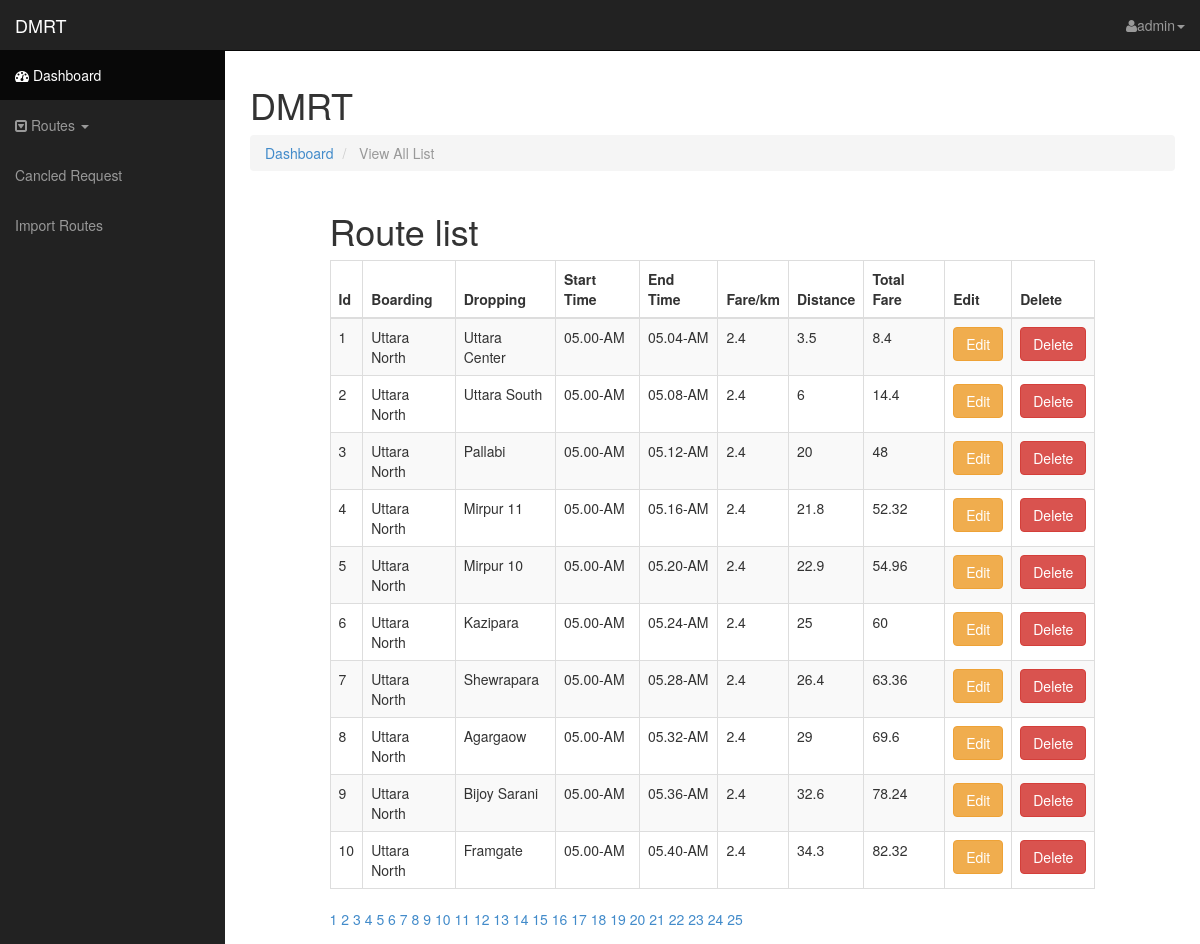
/admin/view_all_items.php (signed in), run on the app's committed database.
### tables this page shows
CREATE TABLE `route_details` (
  `rd_id` int(11) NOT NULL,
  `rd_boarding_point` varchar(255) NOT NULL,
  `rd_dropping_point` varchar(255) NOT NULL,
  `rd_start_timing` varchar(255) NOT NULL,
  `rd_end_timing` varchar(255) NOT NULL,
  `rd_fare_per_km` varchar(255) NOT NULL,
  `rd_distance` varchar(255) NOT NULL,
  `rd_total_fare` varchar(255) NOT NULL
);

### admin/lib/session.php (called while the page is built, shortened)
<?php
class Session{
	public static function get_session($key){
		if(isset($_SESSION[$key])){
			return $_SESSION[$key];
		}else{
			return false;
		}
	}
}
 ?>

### admin/lib/database.php (called while the page is built, shortened)
<?php
Class Database{
	public $host   = DB_HOST;
	public $user   = DB_USER;
	public $pass   = DB_PASS;
	public $dbname = DB_NAME;
	public $link;
	private function connectDB(){
	$this->link = new mysqli($this->host, $this->user, $this->pass, $this->dbname);
 }
	public function select($query){
		$result = $this->link->query($query) or die($this->link->error.__LINE__);
		if($result->num_rows > 0){
			return $result;
		} else {
			return false;
		}
	}
}

### admin/view_all_items.php (the view, shortened to what this page needs)
<?php require 'include/header.php'; ?>
<?php require 'include/sidebar.php'; ?>
<div id="page-wrapper">
	<div class="row">
		<div class="col-lg-12">
			<h1>DMRT<small></small></h1>
			<ol class="breadcrumb">
				<li><a href="#"><i class="icon-dashboard"></i> Dashboard</a></li>
				<li class="active"><i class="icon-file-alt"></i> View All List</li>
			</ol>
			<div class="row">
				<div class="col-md-10 col-md-offset-1">
					<?php
					$Showing_item = 10;
					if (isset($_GET['page_no'])) {
						$page_no = $_GET['page_no'];
						$page_no = $page_no*$Showing_item;
					}else{
						$page_no = 0;
					}
					$select_query = "SELECT * FROM route_details ORDER BY rd_id LIMIT $page_no, $Showing_item ";
					$rslts = $db->select($select_query);
					if ($rslts) {?>
						<h1>Route  list</h1>
						<div class="table-responsive">
							<table class="table table-bordered table-hover table-striped tablesorter">
								<thead>
									<tr>
										<th>Id</th>
										<th>Boarding</th>
										<th>Dropping</th>
										<th>Start Time</th>
										<th>End Time</th>
										<th>Fare/km</th>
										<th>Distance</th>
										<th>Total Fare</th>
										<th>Edit</th>
										<th>Delete</th>
									</tr>
								</thead>
								<tbody>
									<?php while ($row = $rslts->fetch_assoc()) { ?>
										<tr>
											<td><?php echo $row['rd_id']; ?></td>
											<td><?php echo $row['rd_boarding_point']; ?></td>
											<td><?php echo $row['rd_dropping_point']; ?></td>
											<td><?php echo $row['rd_start_timing']; ?></td>
											<td><?php echo $row['rd_end_timing']; ?></td>
											<td><?php echo $row['rd_fare_per_km']; ?></td>
											<td><?php echo $row['rd_distance']; ?></td>
											<td><?php echo $row['rd_total_fare']; ?></td>
											<td>
												<a href="edit_item.php?edit=<?php echo $row['rd_id']; ?>"><button class="btn btn-warning">Edit</button></a>
											</td>
											<td>
												<a href="?delete=<?php echo $row['rd_id']; ?>"><button class="btn btn-danger">Delete</button></a>
											</td>
										</tr>
									<?php } ?>
								</tbody>
							</table>
						</div>
						<?php
						$select_query1 = "SELECT rd_id FROM route_details ";
						$rslts1 = $db->select($select_query1);
						$count =  mysqli_num_rows($rslts1);
						$total_page = $count/$Showing_item;
						$total_page = ceil($total_page);
						if ($total_page>1) { ?>
							<span>
							<?php for ($i=0; $i < $total_page; $i++) { ?>
								<a href="?page_no=<?php echo $i; ?>"><?php echo $i+1; ?></a>
							<?php } ?>
							</span>
						<?php }
						 ?>
					<?php }else{
						echo "<h1 style='color:red;text-align:center;'>No Item Found</h1>";
					}
					?>
				</div>
			</div>
		</div>
	</div>
</div>
<?php require 'include/footer.php'; ?>

### admin/include/header.php (shortened to what this page needs)
<?php
include "../admin/lib/session.php";
 ?>
<?php include "../admin/lib/database.php" ?>
<?php
$db = new Database();
 ?>
<!DOCTYPE html>
<html lang="en">
  <head>
    <link href="css/bootstrap.css" rel="stylesheet">
    <link href="css/sb-admin.css" rel="stylesheet">
    <link rel="stylesheet" href="font-awesome/css/font-awesome.min.css">
    <link rel="stylesheet" href="http://cdn.oesmith.co.uk/morris-0.4.3.min.css">
  </head>
  <body>
<div id="wrapper">

### admin/include/sidebar.php (shortened to what this page needs)
<nav class="navbar navbar-inverse navbar-fixed-top" role="navigation">
  <div class="navbar-header">
    <a class="navbar-brand" href="../index.php">DMRT</a>
  </div>
  <div class="collapse navbar-collapse navbar-ex1-collapse">
    <ul class="nav navbar-nav side-nav">
      <li class="active"><a href="index.php"><i class="fa fa-dashboard"></i> Dashboard</a></li>
      <li class="dropdown">
        <a href="#" class="dropdown-toggle" data-toggle="dropdown"><i class="fa fa-caret-square-o-down"></i> Routes <b class="caret"></b></a>
      </li>
      <li><a href="../admin/can_req.php"><i class="fa fa-blank"></i>Cancled Request</a></li>
      <li><a href="../admin/import_list.php"><i class="fa fa-blank"></i>Import Routes</a></li>
    </ul>
    <?php require 'include/navigation.php'; ?>
  </div>
</nav>

### admin/include/navigation.php (shortened to what this page needs)
<ul class="nav navbar-nav navbar-right navbar-user">
  <li class="dropdown user-dropdown">
    <a href="#" class="dropdown-toggle" data-toggle="dropdown"><i class="fa fa-user"></i><?php  echo Session::get_session("adminName"); ?><b class="caret"></b></a>
  </li>
</ul>

### admin/include/footer.php (shortened to what this page needs)
 </div>
  </body>
</html>

### admin/css/sb-admin.css (style rules this page uses)
body { margin-top: 50px; }
#wrapper { padding-left: 0; }
#page-wrapper { width: 100%; padding: 5px 15px; }
table.tablesorter thead { cursor: pointer; }
@media (min-width:768px) { #wrapper { padding-left: 225px; } }
@media (min-width:768px) { #page-wrapper { padding: 15px 25px; } }
@media (min-width:768px) { .side-nav { margin-left: -225px; left: 225px; width: 225px; position: fixed; top: 50px; height: 100%; border-radius: 0; border: none; background-color: #222222; overflow-y: auto; } }
@media (min-width:768px) { .side-nav>li>a { width: 225px; } }
@media (min-width:768px) { .navbar-collapse { padding-left: 15px !important; padding-right: 15px !important; } }

### data on the page
route_details: rd_id "1", rd_boarding_point "Uttara North", rd_dropping_point "Uttara Center", rd_start_timing "05.00-AM", rd_end_timing "05.04-AM", rd_fare_per_km "2.4", rd_distance "3.5", rd_total_fare "8.4"
route_details: rd_id "2", rd_boarding_point "Uttara North", rd_dropping_point "Uttara South", rd_start_timing "05.00-AM", rd_end_timing "05.08-AM", rd_fare_per_km "2.4", rd_distance "6", rd_total_fare "14.4"
route_details: rd_id "3", rd_boarding_point "Uttara North", rd_dropping_point "Pallabi", rd_start_timing "05.00-AM", rd_end_timing "05.12-AM", rd_fare_per_km "2.4", rd_distance "20", rd_total_fare "48"
route_details: rd_id "4", rd_boarding_point "Uttara North", rd_dropping_point "Mirpur 11", rd_start_timing "05.00-AM", rd_end_timing "05.16-AM", rd_fare_per_km "2.4", rd_distance "21.8", rd_total_fare "52.32"
route_details: rd_id "5", rd_boarding_point "Uttara North", rd_dropping_point "Mirpur 10", rd_start_timing "05.00-AM", rd_end_timing "05.20-AM", rd_fare_per_km "2.4", rd_distance "22.9", rd_total_fare "54.96"
route_details: rd_id "6", rd_boarding_point "Uttara North", rd_dropping_point "Kazipara", rd_start_timing "05.00-AM", rd_end_timing "05.24-AM", rd_fare_per_km "2.4", rd_distance "25", rd_total_fare "60"
route_details: rd_id "7", rd_boarding_point "Uttara North", rd_dropping_point "Shewrapara", rd_start_timing "05.00-AM", rd_end_timing "05.28-AM", rd_fare_per_km "2.4", rd_distance "26.4", rd_total_fare "63.36"
route_details: rd_id "8", rd_boarding_point "Uttara North", rd_dropping_point "Agargaow", rd_start_timing "05.00-AM", rd_end_timing "05.32-AM", rd_fare_per_km "2.4", rd_distance "29", rd_total_fare "69.6"
route_details: rd_id "9", rd_boarding_point "Uttara North", rd_dropping_point "Bijoy Sarani", rd_start_timing "05.00-AM", rd_end_timing "05.36-AM", rd_fare_per_km "2.4", rd_distance "32.6", rd_total_fare "78.24"
route_details: rd_id "10", rd_boarding_point "Uttara North", rd_dropping_point "Framgate", rd_start_timing "05.00-AM", rd_end_timing "05.40-AM", rd_fare_per_km "2.4", rd_distance "34.3", rd_total_fare "82.32"

### other printed values
Session::get_session("adminName") "admin"
